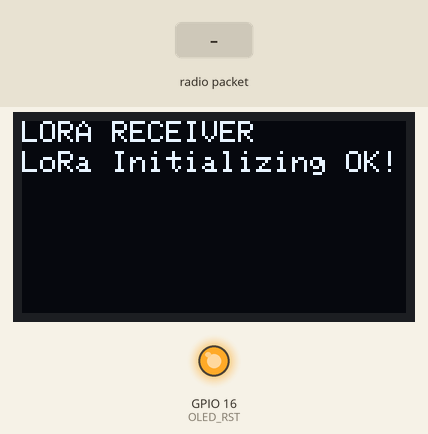
Simulated run of this sketch. Board: ESP32. Parts: 128×64 one-colour display, output pins drawn as LEDs (lit = HIGH). The test bench sets the inputs (shaded band). WiFi joins after 1.5 s; servers stay silent unless stated; the local clock reads 2024-03-15 10:24:30 at power-on unless the sketch sets it; no radio packets arrive unless stated; what the sketch prints to the serial monitor is not drawn.

Above: at 3.3 s.
3.4 s: radio packet "1" arrives
At 5.4 s:
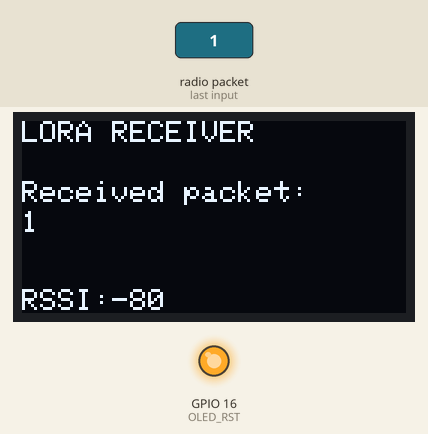
5.9 s: radio packet "0" arrives
At 7.3 s:
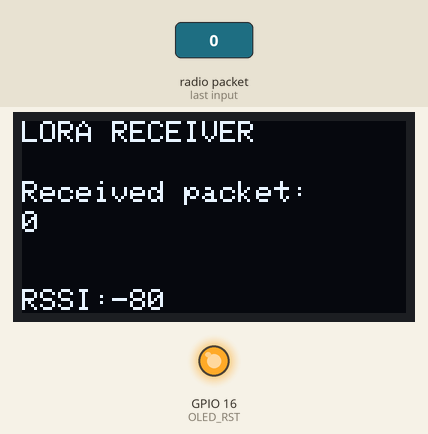
8.4 s: radio packet "2" arrives
Timing chart, 0 to 11.4 s (numbered marks = the images above; inputs shaded):
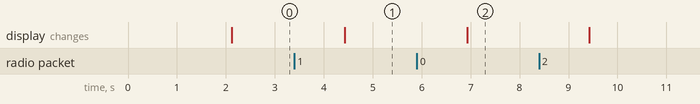

Measured:
- after the input at 3.4 s, the display: changes after 1.0 s (image 1)
- after the input at 5.9 s, the display: changes after 1.0 s (image 2)

The sketch:

my_lora_reciever.ino
```cpp
#include <SPI.h>
#include <LoRa.h>

//Libraries for OLED Display
#include <Wire.h>
#include <Adafruit_GFX.h>
#include <Adafruit_SSD1306.h>
//libraries for time and wifi connection
#include <WiFi.h>
#include <TimeLib.h>

//define the pins used by the LoRa transceiver module
#define SCK 5
#define MISO 19
#define MOSI 27
#define SS 18
#define RST 23
#define DIO0 26

//433E6 for Asia
//866E6 for Europe
//915E6 for North America
#define BAND 866E6

//OLED pins
#define OLED_SDA 21
#define OLED_SCL 22
#define OLED_RST 16
#define SCREEN_WIDTH 128 // OLED display width, in pixels
#define SCREEN_HEIGHT 64 // OLED display height, in pixels

Adafruit_SSD1306 display(SCREEN_WIDTH, SCREEN_HEIGHT, &Wire, OLED_RST);

String LoRaData;

void setup() {


  //initialize Serial Monitor
  Serial.begin(115200);

 // connect to WiFi network
  WiFi.begin("COSMOTE-3AB408", "tt2TUnY6aCVN63a2");
  while (WiFi.status() != WL_CONNECTED) {
    delay(1000);
   // Serial.println("Connecting to WiFi...");
  }

  // set the time using the Network Time Protocol (NTP)
  configTime(0, 0, "pool.ntp.org");
  while (!time(nullptr)) {
    delay(1000);
   // Serial.println("Waiting for time synchronization...");
  }

  //reset OLED display via software
  pinMode(OLED_RST, OUTPUT);
  digitalWrite(OLED_RST, LOW);
  delay(20);
  digitalWrite(OLED_RST, HIGH);

  //initialize OLED
  Wire.begin(OLED_SDA, OLED_SCL);
  if(!display.begin(SSD1306_SWITCHCAPVCC, 0x3c, false, false)) { // Address 0x3C for 128x32
    //Serial.println(F("SSD1306 allocation failed"));
    for(;;); // Don't proceed, loop forever
  }

  display.clearDisplay();
  display.setTextColor(WHITE);
  display.setTextSize(1);
  display.setCursor(0,0);
  display.print("LORA RECEIVER ");
  display.display();

  //Serial.println("LoRa Receiver Test");

  //SPI LoRa pins
  SPI.begin(SCK, MISO, MOSI, SS);
  //setup LoRa transceiver module
  LoRa.setPins(SS, RST, DIO0);

  if (!LoRa.begin(BAND)) {
    //Serial.println("Starting LoRa failed!");
    while (1);
  }
  //Serial.println("LoRa Initializing OK!");
  display.setCursor(0,10);
  display.println("LoRa Initializing OK!");
  display.display();
}

void loop() {

  //try to parse packet
  int packetSize = LoRa.parsePacket();

      if (packetSize) {
        //received a packet


        //Serial.print("Received packet ");

        //read packet
        while (LoRa.available()) {
          LoRaData = LoRa.readString();
          Serial.println(LoRaData);
        }

        //print RSSI of packet
        int rssi = LoRa.packetRssi();
        //Serial.print(" with RSSI ");
        //Serial.println(rssi);

      // Dsiplay information
      display.clearDisplay();
      display.setCursor(0,0);
      display.print("LORA RECEIVER");
      display.setCursor(0,20);
      display.print("Received packet:");
      display.setCursor(0,30);
      display.print(LoRaData);
      display.setCursor(0,56);
      display.print("RSSI:");
      display.setCursor(30,56);
      display.print(rssi);
      display.display();
        // get the current date and time
      time_t now = time(nullptr);
      String date = String(day(now)) + "/" + String(month(now)) + "/" + String(year(now));
      String time = String(hour(now)) + ":" + String(minute(now)) + ":" + String(second(now));

      // send the date and time to the PC over the serial interface
      Serial.print("Date: ");
      Serial.print(date);
      Serial.print(",");
      Serial.print("\tTime: ");
      Serial.println(time);

      // wait for one second before repeating


    }

}
```
